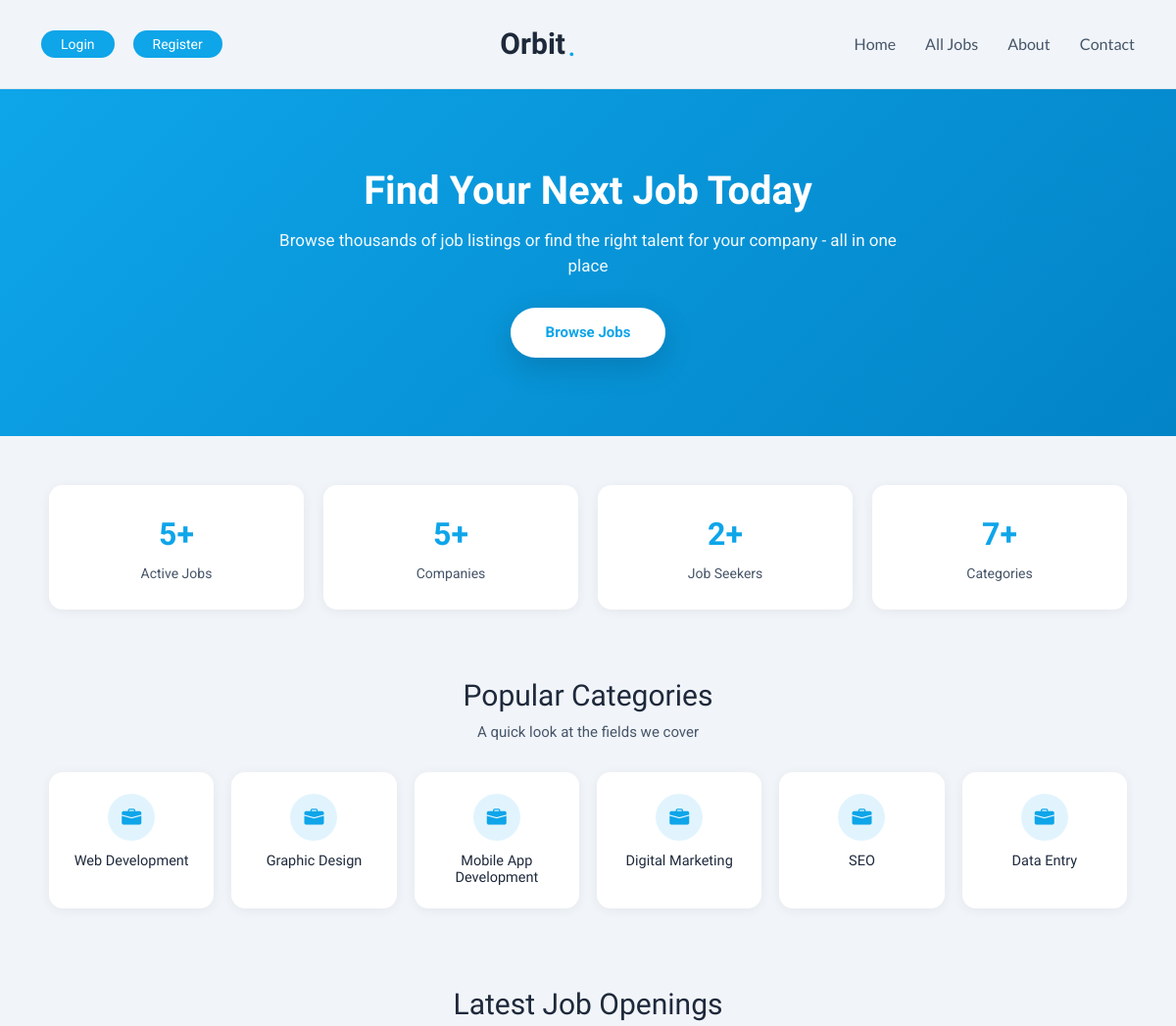
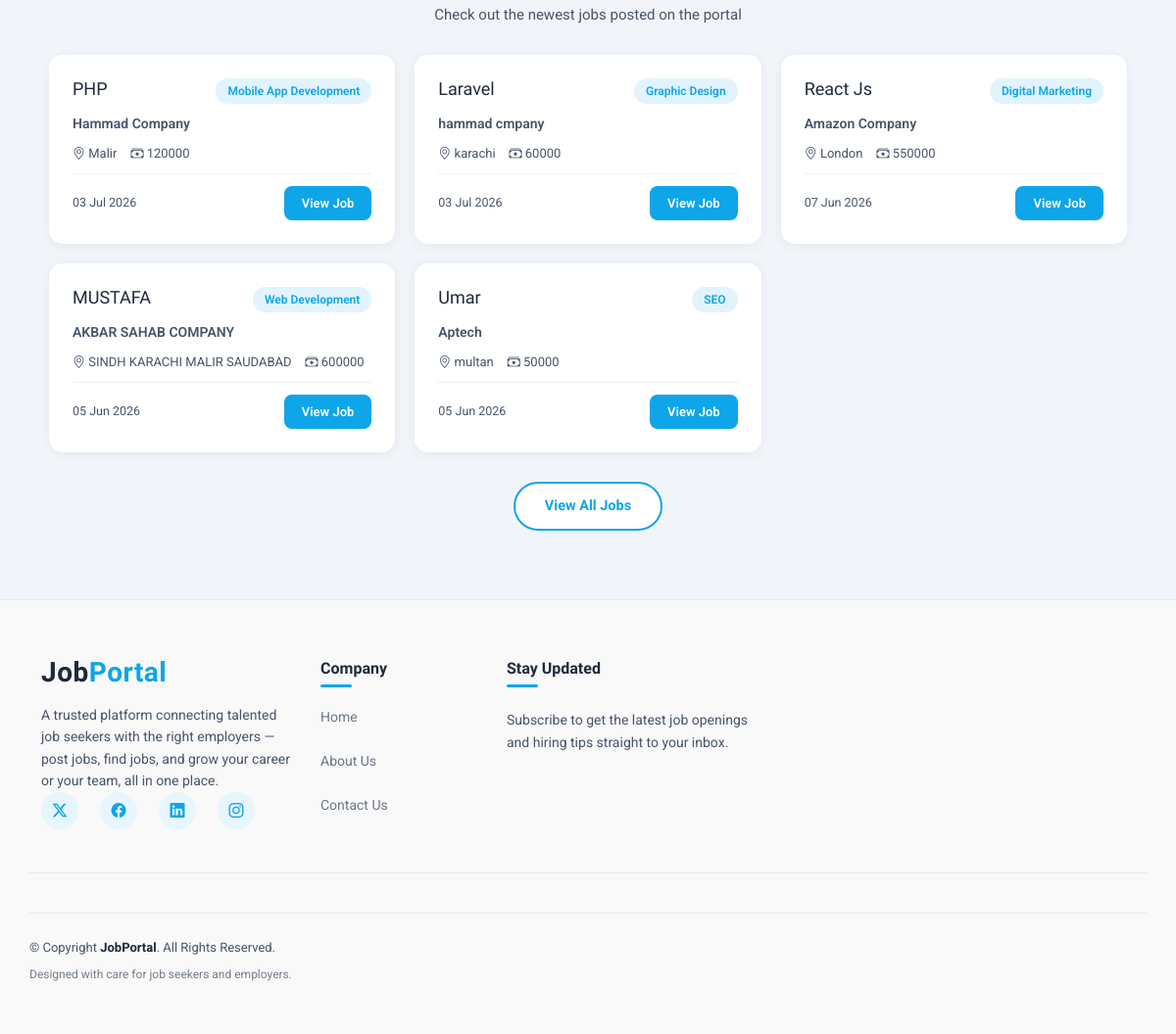
The page / on the database its author committed (2 pictures, top to bottom).
### tables this page shows
CREATE TABLE `categories` (
  `id` int(11) NOT NULL,
  `name` varchar(100) NOT NULL
);

CREATE TABLE `jobs` (
  `id` int(11) NOT NULL,
  `user_id` int(11) DEFAULT NULL,
  `title` varchar(255) DEFAULT NULL,
  `company` varchar(255) DEFAULT NULL,
  `location` varchar(255) DEFAULT NULL,
  `salary` varchar(100) DEFAULT NULL,
  `description` text DEFAULT NULL,
  `created_at` timestamp NOT NULL DEFAULT current_timestamp(),
  `category_id` int(11) DEFAULT NULL,
  `status` varchar(20) DEFAULT 'open'
);

### index.php (the view, shortened to what this page needs)
<?php
include "includes/config.php";
$jobsCountQuery = "select count(*) as total from jobs where status = 'open'";
$jobsCountResult = mysqli_query($conn, $jobsCountQuery);
$jobsCountRow = mysqli_fetch_assoc($jobsCountResult);
$totalJobs = $jobsCountRow['total'];
$catCountQuery = "select count(*) as total from categories";
$catCountResult = mysqli_query($conn, $catCountQuery);
$catCountRow = mysqli_fetch_assoc($catCountResult);
$totalCategories = $catCountRow['total'];
$empCountQuery = "select count(*) as total from users where role = 'employer'";
$empCountResult = mysqli_query($conn, $empCountQuery);
$empCountRow = mysqli_fetch_assoc($empCountResult);
$totalEmployers = $empCountRow['total'];
$appCountQuery = "select count(*) as total from users where role = 'applicant'";
$appCountResult = mysqli_query($conn, $appCountQuery);
$appCountRow = mysqli_fetch_assoc($appCountResult);
$totalApplicants = $appCountRow['total'];
$categoriesQuery = "select id, name from categories limit 6";
$categoriesResult = mysqli_query($conn, $categoriesQuery);
$latestJobsQuery = "select jobs.id, jobs.title, jobs.company, jobs.location, jobs.salary, jobs.created_at,
                    categories.name as category_name
                    from jobs
                    left join categories on jobs.category_id = categories.id
                    where jobs.status = 'open'
                    order by jobs.created_at desc
                    limit 6";
$latestJobsResult = mysqli_query($conn, $latestJobsQuery);
?>
<?php
include "./includes/header.php";
?>
<section class="home-hero">
    <h1>Find Your Next Job Today</h1>
    <p>Browse thousands of job listings or find the right talent for your company - all in one place</p>
    <div class="hero-btn-wrap">
        <a href="jobs.php" class="btn-browse-jobs">Browse Jobs</a>
    </div>
</section>
<section class="stats-section">
    <div class="stats-grid">
        <div class="stat-box">
            <div class="num"><?php echo $totalJobs; ?>+</div>
            <div class="label">Active Jobs</div>
        </div>
        <div class="stat-box">
            <div class="num"><?php echo $totalEmployers; ?>+</div>
            <div class="label">Companies</div>
        </div>
        <div class="stat-box">
            <div class="num"><?php echo $totalApplicants; ?>+</div>
            <div class="label">Job Seekers</div>
        </div>
        <div class="stat-box">
            <div class="num"><?php echo $totalCategories; ?>+</div>
            <div class="label">Categories</div>
        </div>
    </div>
</section>
<section class="categories-section">
    <div class="section-heading">
        <h2>Popular Categories</h2>
        <p>A quick look at the fields we cover</p>
    </div>
    <div class="categories-grid">
        <?php
        if ($categoriesResult && mysqli_num_rows($categoriesResult) > 0) {
            while ($category = mysqli_fetch_assoc($categoriesResult)) {
        ?>
            <div class="category-card">
                <div class="icon-circle"><i class="bi bi-briefcase-fill"></i></div>
                <h3><?php echo $category['name']; ?></h3>
            </div>
        <?php
            }
        } else {
        ?>
            <div class="no-jobs">No categories available yet.</div>
        <?php
        }
        ?>
    </div>
</section>
<section class="jobs-section">
    <div class="section-heading">
        <h2>Latest Job Openings</h2>
        <p>Check out the newest jobs posted on the portal</p>
    </div>
    <div class="jobs-grid">
        <?php
        if ($latestJobsResult && mysqli_num_rows($latestJobsResult) > 0) {
            while ($job = mysqli_fetch_assoc($latestJobsResult)) {
        ?>
            <div class="job-card">
                <div class="top-row">
                    <h3><?php echo $job['title']; ?></h3>
                    <span class="category-tag"><?php echo $job['category_name'] ? $job['category_name'] : 'N/A'; ?></span>
                </div>
                <div class="company"><?php echo $job['company']; ?></div>
                <div class="meta">
                    <span><i class="bi bi-geo-alt"></i> <?php echo $job['location']; ?></span>
                    <span><i class="bi bi-cash-stack"></i> <?php echo $job['salary']; ?></span>
                </div>
                <div class="card-footer">
                    <span class="date-posted"><?php echo date('d M Y', strtotime($job['created_at'])); ?></span>
                    <a class="btn-apply" href="jobs.php">View Job</a>
                </div>
            </div>
        <?php
            }
        } else {
        ?>
            <div class="no-jobs">No jobs available yet.</div>
        <?php
        }
        ?>
    </div>
    <div class="view-all-wrap">
        <a href="jobs.php" class="btn-view-all">View All Jobs</a>
    </div>
</section>
<?php
include "./includes/footer.php";
?>

### index.php (style rules this page uses)
.home-hero { background: linear-gradient(135deg, var(--accent-color) 0%, #0284c7 100%); padding: 80px 20px; text-align: center; color: var(--contrast-color); }
.home-hero h1 { font-family: var(--heading-font); font-size: 40px; font-weight: 800; margin-bottom: 14px; color: var(--contrast-color); }
.home-hero p { font-size: 17px; max-width: 640px; margin: 0 auto 30px; opacity: 0.95; }
.hero-btn-wrap { display: flex; justify-content: center; }
.btn-browse-jobs { display: inline-block; background: var(--surface-color); color: var(--accent-color) !important; text-decoration: none; padding: 14px 36px; border-radius: 50px; font-weight: 700; font-size: 15px; box-shadow: 0 10px 30px rgba(0,0,0,0.15); transition: all 0.25s ease; }
.stats-section { background-color: var(--background-color); padding: 50px 20px; }
.stats-grid { max-width: 1100px; margin: 0 auto; display: grid; grid-template-columns: repeat(4, 1fr); gap: 20px; }
.stat-box { background: var(--surface-color); border-radius: 14px; padding: 26px; text-align: center; box-shadow: 0 2px 12px rgba(0,0,0,0.06); }
.stat-box .num { font-family: var(--heading-font); font-size: 32px; font-weight: 800; color: var(--accent-color); }
.stat-box .label { margin-top: 6px; color: var(--default-color); font-size: 14px; }
.categories-section { background-color: var(--background-color); padding: 20px 20px 60px; }
.section-heading { max-width: 1100px; margin: 0 auto 30px; text-align: center; }
.section-heading h2 { font-family: var(--heading-font); color: var(--heading-color); font-size: 30px; margin-bottom: 8px; }
.section-heading p { color: var(--default-color); font-size: 15px; }
.categories-grid { max-width: 1100px; margin: 0 auto; display: grid; grid-template-columns: repeat(6, 1fr); gap: 18px; }
.category-card { background: var(--surface-color); border-radius: 14px; padding: 22px 14px; text-align: center; box-shadow: 0 2px 12px rgba(0,0,0,0.06); transition: transform 0.25s ease, box-shadow 0.25s ease; }
.category-card .icon-circle { width: 48px; height: 48px; background: rgba(14,165,233,0.12); color: var(--accent-color); border-radius: 50%; display: flex; align-items: center; justify-content: center; font-size: 20px; margin: 0 auto 12px; }
.category-card h3 { font-family: var(--heading-font); color: var(--heading-color); font-size: 14.5px; margin: 0; }
.jobs-section { background-color: var(--background-color); padding: 20px 20px 70px; }
.jobs-grid { max-width: 1100px; margin: 0 auto; display: grid; grid-template-columns: repeat(3, 1fr); gap: 20px; }
.job-card { background: var(--surface-color); border-radius: 14px; padding: 24px; box-shadow: 0 2px 12px rgba(0,0,0,0.06); display: flex; flex-direction: column; gap: 10px; transition: transform 0.25s ease, box-shadow 0.25s ease; }
.job-card .top-row { display: flex; justify-content: space-between; align-items: flex-start; gap: 10px; }
.job-card h3 { font-family: var(--heading-font); color: var(--heading-color); font-size: 18px; margin: 0; }
.job-card .category-tag { background: rgba(14,165,233,0.12); color: var(--accent-color); padding: 4px 12px; border-radius: 20px; font-size: 12px; font-weight: 600; white-space: nowrap; }
.job-card .company { color: var(--default-color); font-weight: 600; font-size: 14px; }
.job-card .meta { display: flex; flex-wrap: wrap; gap: 14px; font-size: 13px; color: var(--default-color); }
.job-card .card-footer { display: flex; justify-content: space-between; align-items: center; margin-top: auto; padding-top: 12px; border-top: 1px solid rgba(0,0,0,0.06); }
.job-card .date-posted { font-size: 12.5px; color: var(--default-color); }
.btn-apply { background: var(--accent-color); color: var(--contrast-color) !important; text-decoration: none; padding: 8px 18px; border-radius: 8px; font-size: 13px; font-weight: 600; transition: background 0.25s ease; }
.view-all-wrap { text-align: center; margin-top: 30px; }
.btn-view-all { display: inline-block; background: var(--surface-color); color: var(--accent-color) !important; border: 2px solid var(--accent-color); text-decoration: none; padding: 12px 30px; border-radius: 30px; font-weight: 700; font-size: 14.5px; transition: all 0.25s ease; }

### rows shown on the page
categories: name "Web Development"
categories: name "Graphic Design"
categories: name "Mobile App Development"
categories: name "Digital Marketing"
categories: name "SEO"
categories: name "Data Entry"
jobs: title "PHP", category.name "Mobile App Development", company "Hammad Company", location "Malir", salary "120000", created_at "03 Jul 2026"
jobs: title "Laravel", category.name "Graphic Design", company "hammad cmpany", location "karachi", salary "60000", created_at "03 Jul 2026"
jobs: title "React Js", category.name "Digital Marketing", company "Amazon Company", location "London", salary "550000", created_at "07 Jun 2026"
jobs: title "MUSTAFA", category.name "Web Development", company "AKBAR SAHAB COMPANY", location "SINDH KARACHI MALIR SAUDABAD", salary "600000", created_at "05 Jun 2026"
jobs: title "Umar", category.name "SEO", company "Aptech", location "multan", salary "50000", created_at "05 Jun 2026"

### other values the page prints
$totalJobs "5"
$totalEmployers "5"
$totalApplicants "2"
$totalCategories "7"
